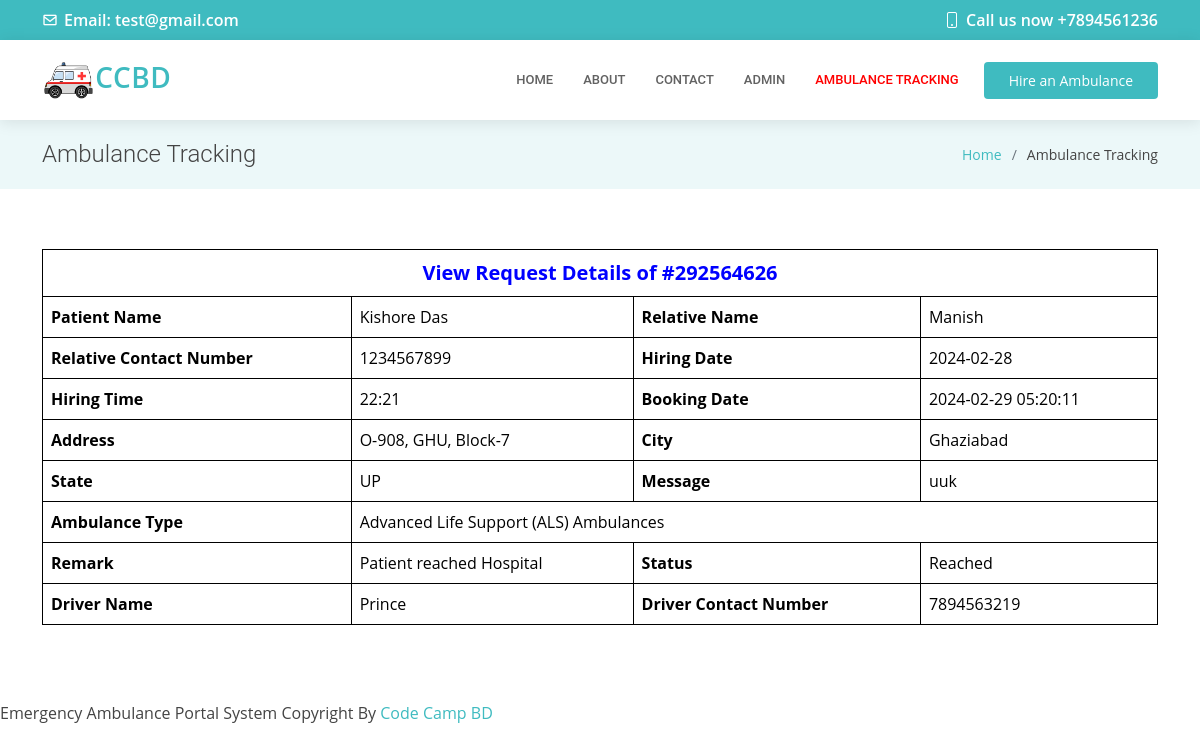
The page /booking-details.php?id=1 on the database its author committed.
### tables this page shows
CREATE TABLE `tblpage` (
  `ID` int(10) NOT NULL,
  `PageType` varchar(200) DEFAULT NULL,
  `PageTitle` varchar(200) DEFAULT NULL,
  `PageDescription` mediumtext DEFAULT NULL,
  `Email` varchar(200) DEFAULT NULL,
  `MobileNumber` bigint(10) DEFAULT NULL,
  `UpdationDate` timestamp NULL DEFAULT NULL ON UPDATE current_timestamp()
);

CREATE TABLE `tblambulancehiring` (
  `ID` int(11) NOT NULL,
  `BookingNumber` int(10) DEFAULT NULL,
  `PatientName` varchar(250) DEFAULT NULL,
  `RelativeName` varchar(250) DEFAULT NULL,
  `RelativeConNum` bigint(11) DEFAULT NULL,
  `HiringDate` varchar(250) DEFAULT NULL,
  `HiringTime` varchar(250) DEFAULT NULL,
  `AmbulanceType` int(5) DEFAULT NULL,
  `Address` mediumtext DEFAULT NULL,
  `City` mediumtext DEFAULT NULL,
  `State` mediumtext DEFAULT NULL,
  `Message` longtext DEFAULT NULL,
  `BookingDate` timestamp NULL DEFAULT current_timestamp(),
  `Remark` varchar(250) DEFAULT NULL,
  `Status` varchar(250) DEFAULT NULL,
  `AmbulanceRegNo` varchar(250) DEFAULT NULL,
  `UpdationDate` timestamp NULL DEFAULT NULL ON UPDATE current_timestamp()
);

CREATE TABLE `tblambulance` (
  `ID` int(11) NOT NULL,
  `AmbulanceType` varchar(250) DEFAULT NULL,
  `AmbRegNum` varchar(250) DEFAULT NULL,
  `DriverName` varchar(250) DEFAULT NULL,
  `DriverContactNumber` bigint(20) DEFAULT NULL,
  `CreationDate` timestamp NULL DEFAULT current_timestamp(),
  `Status` varchar(250) DEFAULT NULL,
  `UpdationDate` timestamp NULL DEFAULT NULL ON UPDATE current_timestamp()
);

### booking-details.php (the view, shortened to what this page needs)
<?php
include('includes/dbconnection.php');
?>
<!DOCTYPE html>
<html lang="en">
<head>
  <link href="assets/vendor/fontawesome-free/css/all.min.css" rel="stylesheet">
  <link href="assets/vendor/animate.css/animate.min.css" rel="stylesheet">
  <link href="assets/vendor/aos/aos.css" rel="stylesheet">
  <link href="assets/vendor/bootstrap/css/bootstrap.min.css" rel="stylesheet">
  <link href="assets/vendor/bootstrap-icons/bootstrap-icons.css" rel="stylesheet">
  <link href="assets/vendor/boxicons/css/boxicons.min.css" rel="stylesheet">
  <link href="assets/vendor/glightbox/css/glightbox.min.css" rel="stylesheet">
  <link href="assets/vendor/swiper/swiper-bundle.min.css" rel="stylesheet">
  <link href="assets/css/style.css" rel="stylesheet">
</head>
<body>
  <?php include_once('includes/header.php');?>
  <main id="main">
    <section class="breadcrumbs">
      <div class="container">
        <div class="d-flex justify-content-between align-items-center">
          <h2>Ambulance Tracking</h2>
          <ol>
            <li><a href="index.php" href="#hero">Home</a></li>
            <li>Ambulance Tracking</li>
          </ol>
        </div>
      </div>
    </section>
    <section class="inner-page">
      <div class="container">
       <?php
$id = $_GET['id'];
$ret = mysqli_query($con, "SELECT tblambulancehiring.*,tblambulance.AmbRegNum, tblambulance.DriverName,tblambulance.DriverContactNumber FROM tblambulancehiring
    left join tblambulance on tblambulance.AmbRegNum=tblambulancehiring.AmbulanceRegNo  WHERE tblambulancehiring.ID = '$id'");
while ($row = mysqli_fetch_array($ret)) {
?>
<table style="border:1px solid black;" class="table table-bordered mg-b-0">
    <tr style="text-align:center">
        <th colspan="6" style="font-size:20px;color:blue;text-align: center;">
            View Request Details of #<?php echo $row['BookingNumber']; ?></th>
    </tr>
    <tr>
        <th>Patient Name</th>
        <td><?php echo $row['PatientName']; ?></td>
        <th>Relative Name</th>
        <td><?php echo $row['RelativeName']; ?></td>
    </tr>
    <tr>
    <th>Relative Contact Number</th>
    <td><?php  echo $row['RelativeConNum'];?></td>
    <th>Hiring Date</th>
    <td><?php  echo $row['HiringDate'];?></td>
  </tr>
  <tr>
    <th>Hiring Time</th>
    <td><?php  echo $row['HiringTime'];?></td>
     <th>Booking Date</th>
     <td><?php  echo $row['BookingDate'];?></td>
     <tr>
        <tr>
    <th>Address</th>
    <td><?php  echo $row['Address'];?></td>
    <th>City</th>
    <td><?php  echo $row['City'];?></td>
  </tr>
   <tr>
    <th>State</th>
    <td><?php  echo $row['State'];?></td>
    <th>Message</th>
    <td><?php  echo $row['Message'];?></td>
  </tr>
    <?php
    $atype = $row['AmbulanceType'];
    $ambulanceTypeText = "";
    switch ($atype) {
        case "2":
            $ambulanceTypeText = "Advanced Life Support (ALS) Ambulances";
            break;
    }
    ?>
    <tr>
        <th>Ambulance Type</th>
        <td colspan="3"><?php echo $ambulanceTypeText; ?></td>
    </tr>
    <?php if ($row['Remark'] != ''): ?>
    <tr>
        <th>Remark</th>
        <td><?php echo $row['Remark']; ?></td>
        <?php if ($row['Status'] != ''): ?>
        <th>Status</th>
        <td><?php echo $row['Status']; ?></td>
        <?php endif; ?>
    </tr>
    </tr>
    <?php endif; ?>
     <?php if ($row['Status'] != ''){ ?>
    <tr>
       <th>Driver Name</th>
        <td><?php echo $row['DriverName']; ?></td>
         <th>Driver Contact Number</th>
        <td><?php echo $row['DriverContactNumber']; ?></td>
      </tr>
      <?php }?>
</table>
<?php
}
?>
      </div>
    </section>
  </main>
<?php include_once('includes/footer.php');?>
</body>
</html>

### includes/header.php (shortened to what this page needs)
 <div id="topbar" class="d-flex align-items-center fixed-top">
   <div class="container d-flex align-items-center justify-content-center justify-content-md-between">
      <?php
$query=mysqli_query($con,"select * from  tblpage where PageType='contactus'");
while ($row=mysqli_fetch_array($query)) {
?>
     <div class="align-items-center d-none d-md-flex">
       <i class="bx bx-envelope"></i> Email:  <?php  echo $row['Email'];?>
     </div>
     <div class="d-flex align-items-center">
       <i class="bi bi-phone"></i> Call us now +<?php  echo $row['MobileNumber'];?>
     </div><?php } ?>
   </div>
 </div>
 <header id="header" class="fixed-top">
   <div class="container d-flex align-items-center">
     <a href="index.php" class="logo me-auto"><img src="assets/img/logo.png" alt="">CCBD</a>
     <nav id="navbar" class="navbar order-last order-lg-0">
       <ul>
         <li><a class="nav-link scrollto " href="index.php#hero">Home</a></li>
         <li><a class="nav-link scrollto" href="index.php#about">About</a></li>
          <li><a class="nav-link scrollto" href="index.php#contact">Contact</a></li>
         <li><a class="nav-link scrollto" href="admin/login.php">Admin</a></li>
         <li><a class="nav-link scrollto" style="color: red;" href="ambulance-tracking.php">Ambulance Tracking</a></li>
       </ul>
     </nav>
     <a href="#appointment" class="appointment-btn scrollto"><span class="d-none d-md-inline">Hire an</span> Ambulance</a>
   </div>
 </header>

### assets/css/style.css (style rules this page uses)
body { font-family: "Open Sans", sans-serif; color: #444444; }
a { color: #3fbbc0; text-decoration: none; }
h1, h2, h3, h4, h5, h6 { font-family: "Roboto", sans-serif; }
#topbar { background: #3fbbc0; color: #fff; height: 40px; font-size: 16px; font-weight: 600; z-index: 996; transition: all 0.5s; }
#topbar i { padding-right: 6px; line-height: 0; }
#header { background: #fff; transition: all 0.5s; z-index: 997; padding: 20px 0; top: 40px; box-shadow: 0px 2px 15px rgba(0, 0, 0, 0.1); }
#header .logo { font-size: 28px; margin: 0; padding: 0; line-height: 1; font-weight: 600; letter-spacing: 0.5px; text-transform: uppercase; }
#header .logo img { max-height: 40px; }
.appointment-btn { margin-left: 25px; background: #3fbbc0; color: #fff; border-radius: 4px; padding: 8px 25px; white-space: nowrap; transition: 0.3s; font-size: 14px; display: inline-block; }
.navbar { padding: 0; }
.navbar ul { margin: 0; padding: 0; display: flex; list-style: none; align-items: center; }
.navbar li { position: relative; }
.navbar a, .navbar a:focus { display: flex; align-items: center; justify-content: space-between; padding: 10px 0 10px 30px; font-family: "Roboto", sans-serif; font-size: 13px; color: #626262; white-space: nowrap; transition: 0.3s; text-transform: uppercase; font-weight: 500; }
section { padding: 60px 0; overflow: hidden; }
.breadcrumbs { padding: 20px 0; background-color: #ecf8f9; min-height: 40px; margin-top: 120px; }
.breadcrumbs h2 { font-size: 24px; font-weight: 300; margin: 0; }
.breadcrumbs ol { display: flex; flex-wrap: wrap; list-style: none; padding: 0; margin: 0; font-size: 14px; }
.breadcrumbs ol li+li { padding-left: 10px; }
.breadcrumbs ol li+li::before { display: inline-block; padding-right: 10px; color: #6c757d; content: "/"; }

### rows shown on the page
tblpage: Email "test@gmail.com", MobileNumber "7894561236"
tblambulancehiring: BookingNumber "292564626", PatientName "Kishore Das", RelativeName "Manish", RelativeConNum "1234567899", HiringDate "2024-02-28", HiringTime "22:21", BookingDate "2024-02-29 05:20:11", Address "O-908, GHU, Block-7", City "Ghaziabad", State "UP", Message "uuk", AmbulanceType "Advanced Life Support (ALS) Ambulances", Remark "Patient reached Hospital", Status "Reached", tblambulance.DriverName "Prince", tblambulance.DriverContactNumber "7894563219"
